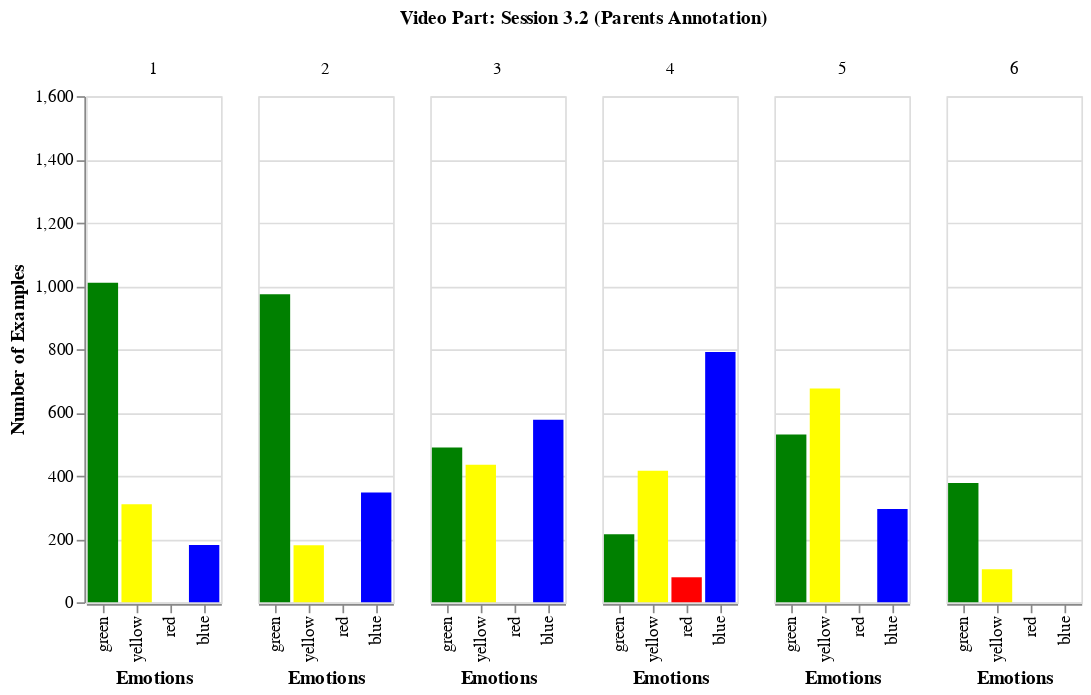

Write notebook code for a chart like this one.
### Markdown cell above
# 3.2 P

### Code cell
dataframes_21 = add_video_part_column_to_dataframes(dataframes_32)

dataframes_21_dict = create_whole_session_dict_values(dataframes_21)

df_session_21 = pd.DataFrame(dataframes_21_dict)
print(df_session_21)


# Using pandas function to transform from wide format to long format, so Altair can work better
source_21 = df_session_21.melt("video_part", var_name="emotion_zone", value_name='values')

alt.Chart(source_21).mark_bar().encode(
    alt.X('emotion_zone:N', sort=COLOURS, title='Emotions'),
    alt.Y('values:Q', title='Number of Examples',
         scale=alt.Scale(domain=(0, 1600)),
         ),
    column=alt.Column('video_part:N', title='Video Part: Session 3.2 (Parents Annotation)'),
    color=alt.Color('emotion_zone', scale=alt.Scale(domain=EMOTIONS, range=COLOURS), title='Emotion zones', legend=None)

)

### Figure 1 — Vega-Lite specification as saved in the notebook (floating-point values rounded to 4 significant figures)
{"config": {"view": {"continuousWidth": 400, "continuousHeight": 300}}, "data": {"name": "data-c9084403449240fbaecb0ed552a6507d"}, "mark": "bar", "encoding": {"color": {"field": "emotion_zone", "legend": null, "scale": {"domain": ["green", "yellow", "red", "blue"], "range": ["green", "yellow", "red", "blue"]}, "title": "Emotion zones", "type": "nominal"}, "column": {"field": "video_part", "title": "Video Part: Session 3.2 (Parents Annotation)", "type": "nominal"}, "x": {"field": "emotion_zone", "sort": ["green", "yellow", "red", "blue"], "title": "Emotions", "type": "nominal"}, "y": {"field": "values", "scale": {"domain": [0, 1600]}, "title": "Number of Examples", "type": "quantitative"}}, "$schema": "https://vega.github.io/schema/vega-lite/v4.17.0.json", "datasets": {"data-c9084403449240fbaecb0ed552a6507d": [{"video_part": 1, "emotion_zone": "green", "values": 1010}, {"video_part": 2, "emotion_zone": "green", "values": 974}, {"video_part": 3, "emotion_zone": "green", "values": 489}, {"video_part": 4, "emotion_zone": "green", "values": 215}, {"video_part": 5, "emotion_zone": "green", "values": 530}, {"video_part": 6, "emotion_zone": "green", "values": 377}, {"video_part": 1, "emotion_zone": "blue", "values": 181}, {"video_part": 2, "emotion_zone": "blue", "values": 347}, {"video_part": 3, "emotion_zone": "blue", "values": 577}, {"video_part": 4, "emotion_zone": "blue", "values": 791}, {"video_part": 5, "emotion_zone": "blue", "values": 295}, {"video_part": 6, "emotion_zone": "blue", "values": 0}, {"video_part": 1, "emotion_zone": "yellow", "values": 310}, {"video_part": 2, "emotion_zone": "yellow", "values": 180}, {"video_part": 3, "emotion_zone": "yellow", "values": 435}, {"video_part": 4, "emotion_zone": "yellow", "values": 416}, {"video_part": 5, "emotion_zone": "yellow", "values": 676}, {"video_part": 6, "emotion_zone": "yellow", "values": 104}, {"video_part": 1, "emotion_zone": "red", "values": 0}, {"video_part": 2, "emotion_zone": "red", "values": 0}, {"video_part": 3, "emotion_zone": "red", "values": 0}, {"video_part": 4, "emotion_zone": "red", "values": 79}, {"video_part": 5, "emotion_zone": "red", "values": 0}, {"video_part": 6, "emotion_zone": "red", "values": 0}]}}
